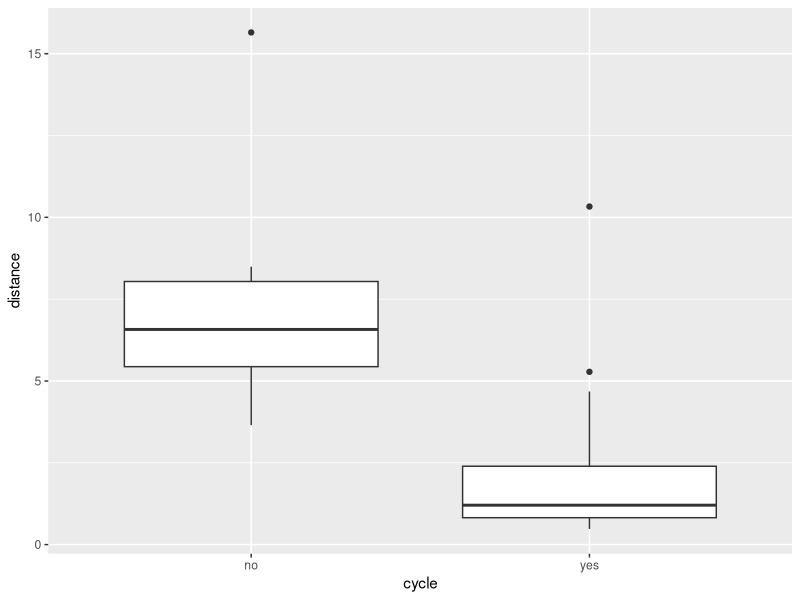
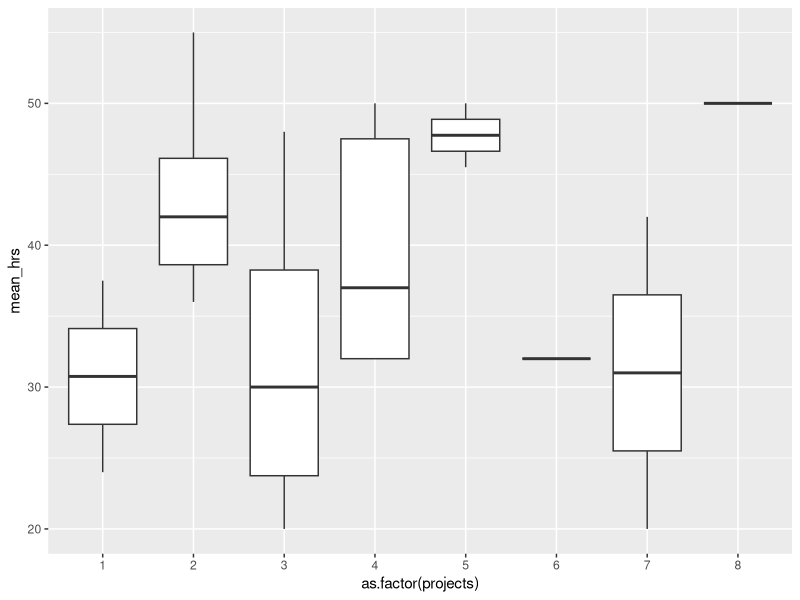
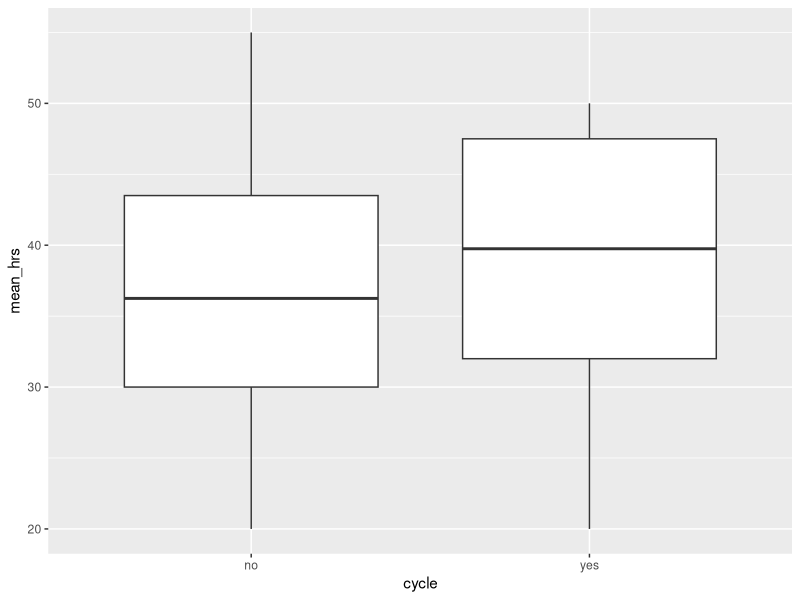
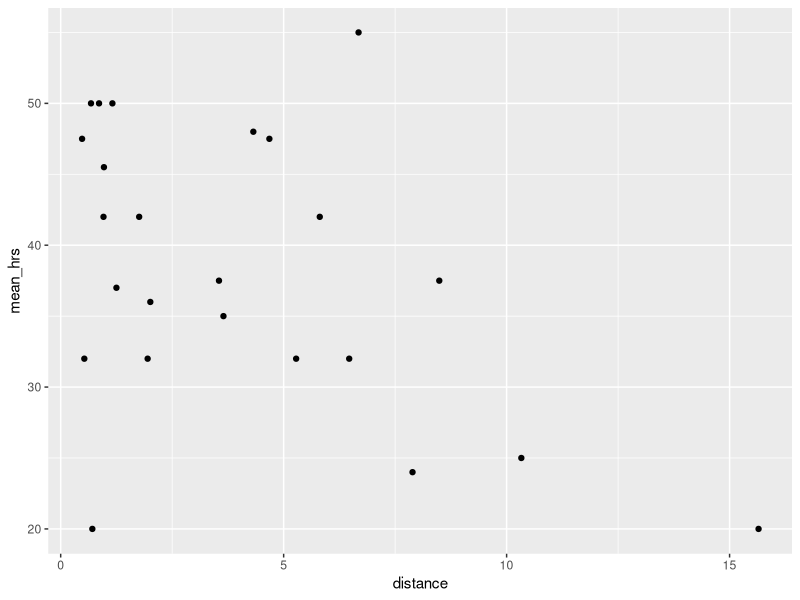
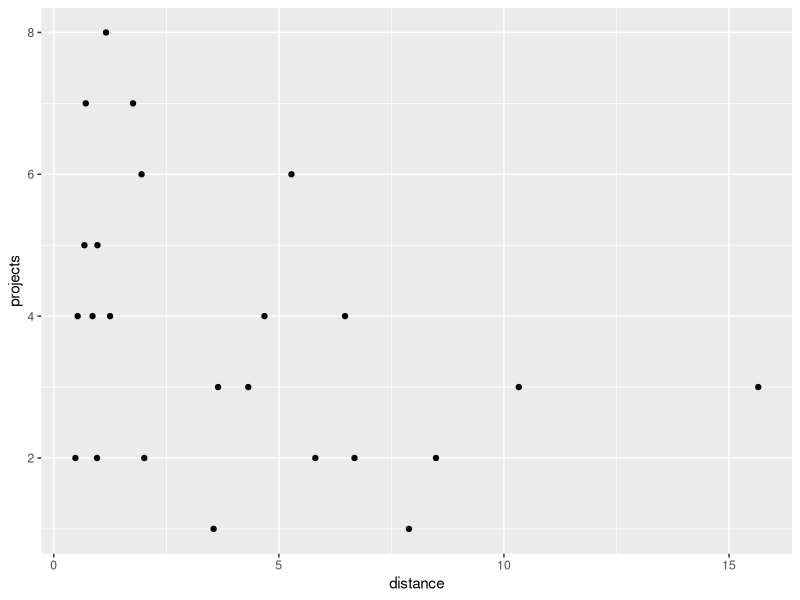
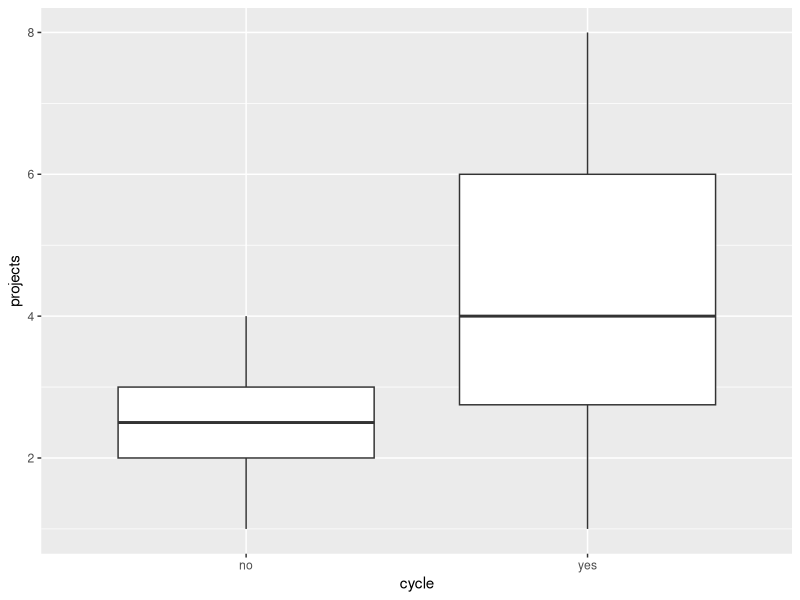
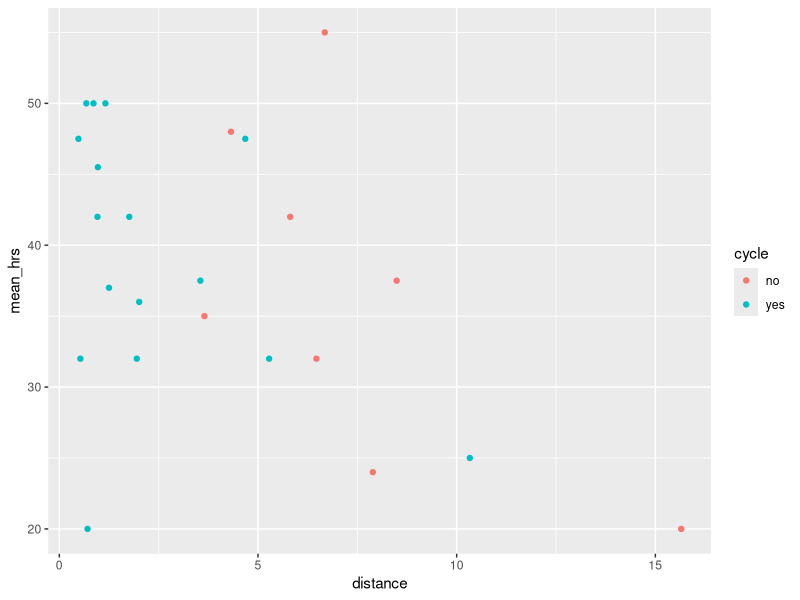
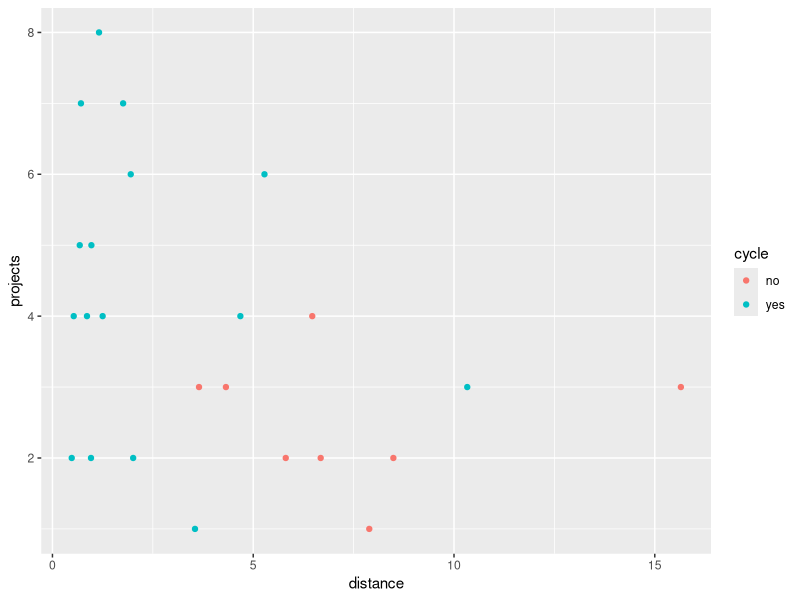

These figures' R source, in order:
## ---- chunk 1
knitr::opts_chunk$set(echo = TRUE)
library(tidyverse)
## ---- chunk 2
productivity <- read_csv("data/productivity.csv")

head(productivity)
## ---- chunk 3
# visualise using a boxplot

productivity %>%
  ggplot(aes(x = cycle, y = distance)) +
  geom_boxplot()

# compare distance between those who cycle vs those who don't
# NB: we use a t-test here, since there are only two groups

t.test(distance ~ cycle, data = productivity)

productivity %>%
  ggplot(aes(x = as.factor(projects), y = mean_hrs)) +
  geom_boxplot()

# construct a one-way ANOVA, treating projects as a categorical variable

lm_1 <- lm(mean_hrs ~ as.factor(projects), data = productivity)
anova(lm_1)
## ---- chunk 4
# visualise using ggplot

productivity %>%
  ggplot(aes(x = cycle, y = mean_hrs)) +
  geom_boxplot()

# run a t-test to compare mean_hrs for those who cycle vs those who don't

t.test(mean_hrs ~ cycle, data = productivity)

productivity %>%
  ggplot(aes(x = distance, y = mean_hrs)) +
  geom_point()

# run a simple linear regression analysis

lm_2 <- lm(mean_hrs ~ distance, data = productivity)
anova(lm_2)
## ---- chunk 5
productivity %>%
  ggplot(aes(x = distance, y = projects)) +
  geom_point()

glm_1 <- glm(projects ~ distance, data = productivity,  family = "poisson")
summary(glm_1)

productivity %>%
  ggplot(aes(x = cycle, y = projects)) +
  geom_boxplot()

glm_2 <- glm(projects ~ cycle, data = productivity, family = "poisson")
summary(glm_2)
## ---- chunk 6
# use the filter function to retain only the rows where the staff member cycles

productivity_cycle <- productivity %>%
  filter(cycle == "yes")
## ---- chunk 7
productivity %>%
  ggplot(aes(x = distance, y = mean_hrs, colour = cycle)) +
  geom_point()

lm_3 <- lm(mean_hrs ~ distance, data = productivity_cycle)
anova(lm_3)

productivity %>%
  ggplot(aes(x = distance, y = projects, colour = cycle)) +
  geom_point()

glm_3 <- glm(projects ~ distance, data = productivity_cycle,  family = "poisson")
summary(glm_3)
